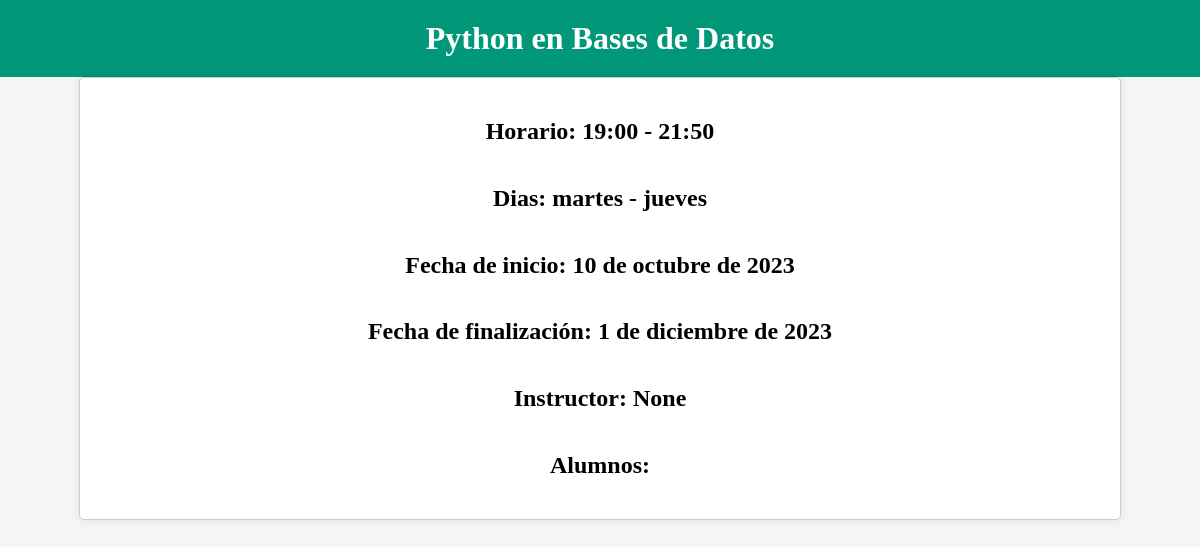
Before: /cursos/1/ with the older database file.
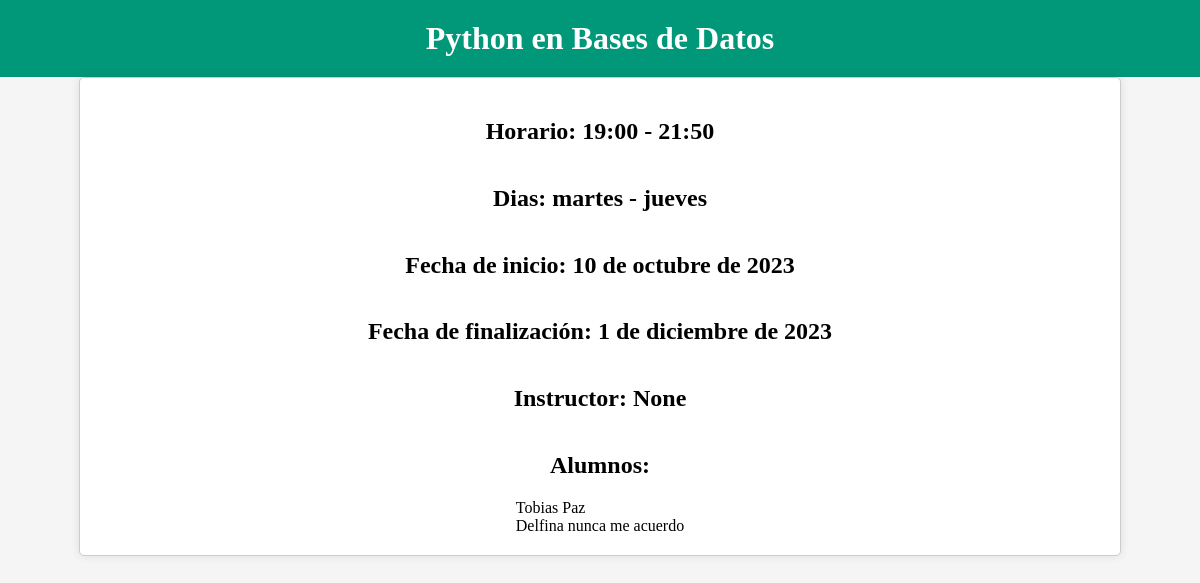
After: the same page with the newer database file.
### cursos/models.py (models this page shows)
class Alumno(models.Model):
    name = models.CharField(max_length=100)
    apellido = models.CharField(max_length=100)
    email = models.EmailField()
    fechaNacimiento = models.DateField()
    sexo = models.CharField(max_length=1)
    documento = models.IntegerField()
    domicilio = models.CharField(max_length=100)
    telefono = models.CharField(max_length=100)
    def __str__(self):
        return f"{self.name} {self.apellido}"

### cursos/views.py (the view)
# urls.py: path("<int:id_cursos>/", views.verCurso),
def verCurso(request, id_cursos):
    curso = Curso.objects.get(id=id_cursos)
    context = {"curso": curso}
    return render(request, "ver-curso.html", context)

### cursos/templates/ver-curso.html (shortened to what this page needs)
<!DOCTYPE html>
<html>
  <head>
    {% load static %}
    <link
      rel="stylesheet"
      type="text/css"
      media="screen"
      href="{% static 'CSS/ver-curso.css' %}"
    />
  </head>
  <body>
    <header>
      <h1>{{curso.name}}</h1>
    </header>
    <div class="container">
      <h2>Horario: {{curso.horario}}</h2>
      <h2>Dias: {{curso.dias}}</h2>
      <h2>Fecha de inicio: {{curso.fechaInicio}}</h2>
      <h2>Fecha de finalización: {{curso.fechaFinalizacion}}</h2>
      <h2>Instructor: {{curso.instructor}}</h2>
      <h2>Alumnos:</h2>
      <ul>
        {%for alumno in curso.alumnos.all%}
        <li>{{alumno}}</li>
        {%endfor%}
      </ul>
    </div>
  </body>
</html>

Changed rows visible on the page:
now on this page (row unchanged): Alumno: name+apellido "Tobias Paz"
added Alumno: name+apellido "Delfina nunca me acuerdo"
